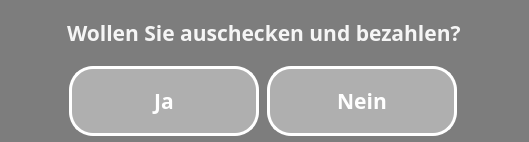
<?xml version="1.0" encoding="UTF-8"?>
<ui version="4.0">
 <class>checkoutWidget</class>
 <widget class="QWidget" name="checkoutWidget">
  <property name="geometry">
   <rect>
    <x>0</x>
    <y>0</y>
    <width>529</width>
    <height>142</height>
   </rect>
  </property>
  <property name="windowTitle">
   <string>Form</string>
  </property>
  <property name="styleSheet">
   <string notr="true">background: rgb(125, 125, 125);
color:white</string>
  </property>
  <layout class="QGridLayout" name="gridLayout">
   <item row="0" column="0">
    <layout class="QVBoxLayout" name="verticalLayout">
     <item alignment="Qt::AlignHCenter">
      <widget class="QLabel" name="label">
       <property name="font">
        <font>
         <family>Montserrat SemiBold</family>
         <pointsize>16</pointsize>
         <weight>75</weight>
         <bold>true</bold>
        </font>
       </property>
       <property name="styleSheet">
        <string notr="true">color: rgb(245, 245, 245);
border-color: rgb(125, 125, 125)</string>
       </property>
       <property name="text">
        <string>Wollen Sie auschecken und bezahlen?</string>
       </property>
      </widget>
     </item>
     <item>
      <layout class="QHBoxLayout" name="horizontalLayout">
       <item>
        <widget class="QPushButton" name="btn_yes">
         <property name="minimumSize">
          <size>
           <width>0</width>
           <height>70</height>
          </size>
         </property>
         <property name="maximumSize">
          <size>
           <width>190</width>
           <height>60</height>
          </size>
         </property>
         <property name="font">
          <font>
           <family>Montserrat SemiBold</family>
           <pointsize>16</pointsize>
           <weight>75</weight>
           <bold>true</bold>
          </font>
         </property>
         <property name="focusPolicy">
          <enum>Qt::StrongFocus</enum>
         </property>
         <property name="contextMenuPolicy">
          <enum>Qt::DefaultContextMenu</enum>
         </property>
         <property name="styleSheet">
          <string notr="true">border: 3px solid white;
border-radius: 24px;
background: rgb(175, 175, 175)</string>
         </property>
         <property name="text">
          <string>Ja</string>
         </property>
        </widget>
       </item>
       <item>
        <widget class="QPushButton" name="btn_no">
         <property name="minimumSize">
          <size>
           <width>0</width>
           <height>70</height>
          </size>
         </property>
         <property name="maximumSize">
          <size>
           <width>190</width>
           <height>60</height>
          </size>
         </property>
         <property name="font">
          <font>
           <family>Montserrat SemiBold</family>
           <pointsize>16</pointsize>
           <weight>75</weight>
           <bold>true</bold>
          </font>
         </property>
         <property name="focusPolicy">
          <enum>Qt::StrongFocus</enum>
         </property>
         <property name="styleSheet">
          <string notr="true">border: 3px solid white;
border-radius: 24px;
background: rgb(175, 175, 175)</string>
         </property>
         <property name="text">
          <string>Nein</string>
         </property>
        </widget>
       </item>
      </layout>
     </item>
    </layout>
   </item>
  </layout>
 </widget>
 <resources/>
 <connections/>
</ui>
